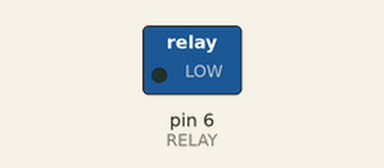
This sketch was run on a simulated Arduino Uno, built with avr-gcc and run on an emulated ATmega328P. On the bench: switched loads named in the sketch (green lamp = pin HIGH). Dashed ring = blinking.

Above: at 0.5 s.
Timing chart, 0 to 4.6 s (numbered marks = the images above):
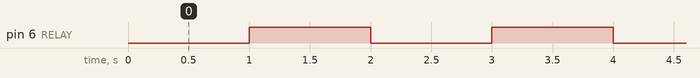

The sketch:

relay.ino
```cpp
/*  13. Relay module
        https://lastminuteengineers.com/one-channel-relay-module-arduino-tutorial
*/
#define RELAY 6

void setup() {
  pinMode(RELAY, OUTPUT);
}

void loop() {
  digitalWrite(RELAY, LOW);             // activate relay
  delay(1000);
  digitalWrite(RELAY, HIGH);            // deactivate relay
  delay(1000);
}
```

Measured:
- by itself, pin 6 (RELAY): alternates HIGH for 1.0 s and LOW for 1.0 s
